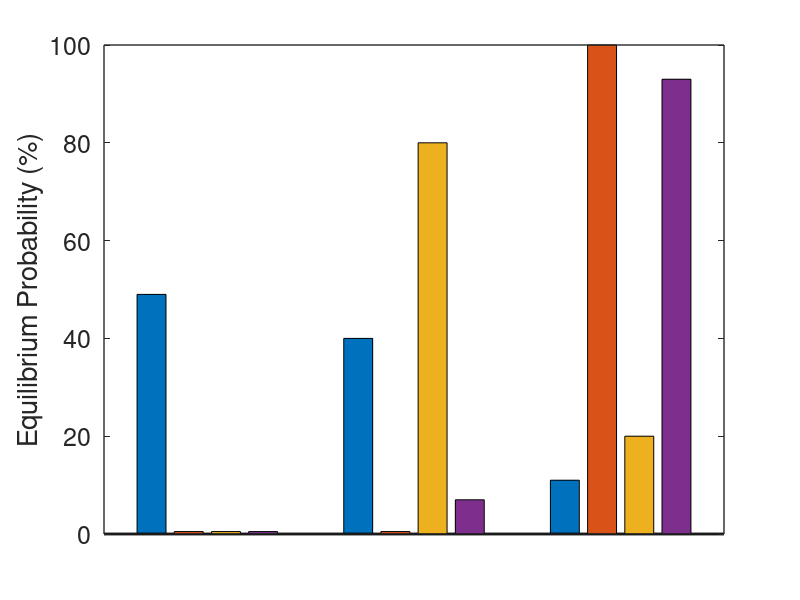
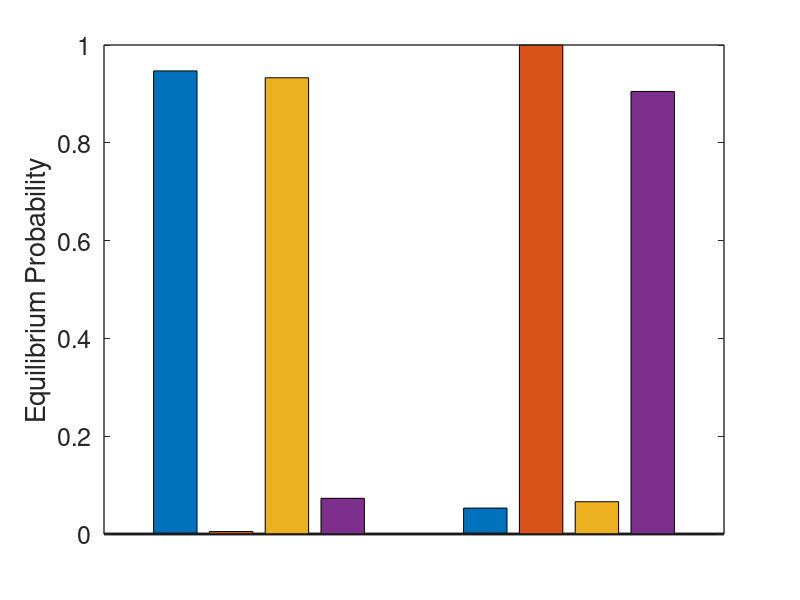

Here is the MATLAB script that generated these plots, in order:
%make bar graph for the eq prob figure
clear;

set(0,'DefaultLineLineWidth',2)
set(0,'DefaultAxesLineWidth',1)
set(0,'DefaultAxesFontSize',18)

%set the probs
%order - 1 particle, unique particles, ABABAB binary, ABABAB free
parallel = [49, 0.5, 0.5, 0.5]; 
chevron = [40, 0.5, 80, 7];
triangle = [11, 100, 20, 93];

%make a bar graph of the data
figure(1)
bar([parallel; chevron; triangle])

%labeling 
set(gca,'XTick',[])
ylabel("Equilibrium Probability (%)")








%for the 3d system
octa = [5.3, 99.99, 6.6, 90.5]/100;
poly = [94.7, 0.5, 93.3, 7.3]/100; 

figure(2)

%make a bar graph of the data
bar([poly; octa])

%labeling 
set(gca,'XTick',[])
ylabel("Equilibrium Probability")



